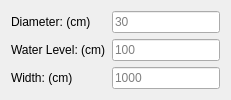
              <widget class="QWidget" name="page_6">
               <layout class="QGridLayout" name="gridLayout_6">
                <item row="2" column="1">
                 <widget class="QLineEdit" name="widthSimpleTlcdLineEdit">
                  <property name="placeholderText">
                   <string>1000</string>
                  </property>
                 </widget>
                </item>
                <item row="0" column="0">
                 <widget class="QLabel" name="label_10">
                  <property name="text">
                   <string>Diameter: (cm)</string>
                  </property>
                 </widget>
                </item>
                <item row="2" column="0">
                 <widget class="QLabel" name="label_12">
                  <property name="text">
                   <string>Width: (cm)</string>
                  </property>
                 </widget>
                </item>
                <item row="0" column="1">
                 <widget class="QLineEdit" name="diameterSimpleTlcdLineEdit">
                  <property name="placeholderText">
                   <string>30</string>
                  </property>
                 </widget>
                </item>
                <item row="1" column="0">
                 <widget class="QLabel" name="label_11">
                  <property name="text">
                   <string>Water Level: (cm)</string>
                  </property>
                 </widget>
                </item>
                <item row="1" column="1">
                 <widget class="QLineEdit" name="waterLevelSimpleTlcdLineEdit">
                  <property name="placeholderText">
                   <string>100</string>
                  </property>
                 </widget>
                </item>
               </layout>
              </widget>
